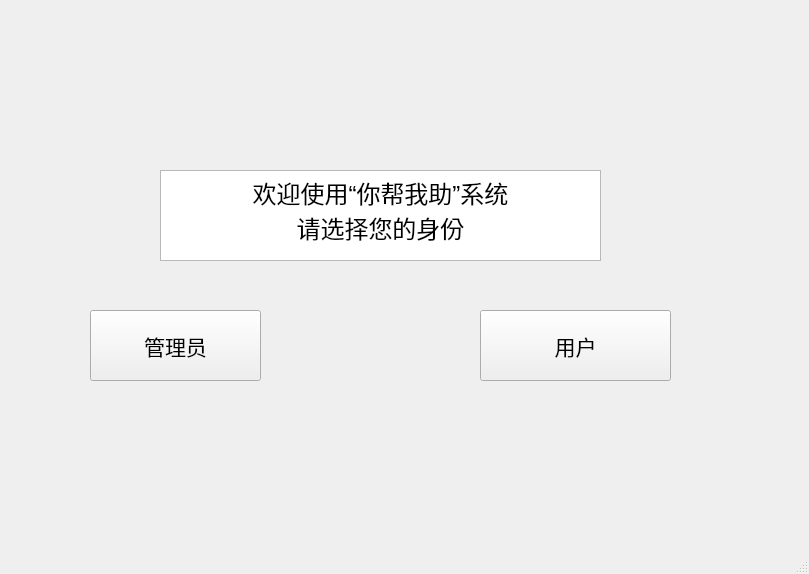
<?xml version="1.0" encoding="UTF-8"?>
<ui version="4.0">
 <class>MainWindow</class>
 <widget class="QMainWindow" name="MainWindow">
  <property name="geometry">
   <rect>
    <x>0</x>
    <y>0</y>
    <width>809</width>
    <height>574</height>
   </rect>
  </property>
  <property name="windowTitle">
   <string>MainWindow</string>
  </property>
  <widget class="QWidget" name="centralwidget">
   <widget class="QTextBrowser" name="textBrowser">
    <property name="geometry">
     <rect>
      <x>160</x>
      <y>170</y>
      <width>441</width>
      <height>91</height>
     </rect>
    </property>
    <property name="html">
     <string>&lt;!DOCTYPE HTML PUBLIC &quot;-//W3C//DTD HTML 4.0//EN&quot; &quot;http://www.w3.org/TR/REC-html40/strict.dtd&quot;&gt;
&lt;html&gt;&lt;head&gt;&lt;meta name=&quot;qrichtext&quot; content=&quot;1&quot; /&gt;&lt;style type=&quot;text/css&quot;&gt;
p, li { white-space: pre-wrap; }
&lt;/style&gt;&lt;/head&gt;&lt;body style=&quot; font-family:'SimSun'; font-size:9pt; font-weight:400; font-style:normal;&quot;&gt;
&lt;p align=&quot;center&quot; style=&quot; margin-top:0px; margin-bottom:0px; margin-left:0px; margin-right:0px; -qt-block-indent:0; text-indent:0px;&quot;&gt;&lt;span style=&quot; font-size:18pt;&quot;&gt;欢迎使用“你帮我助”系统&lt;/span&gt;&lt;/p&gt;
&lt;p align=&quot;center&quot; style=&quot; margin-top:0px; margin-bottom:0px; margin-left:0px; margin-right:0px; -qt-block-indent:0; text-indent:0px;&quot;&gt;&lt;span style=&quot; font-size:18pt;&quot;&gt;请选择您的身份&lt;/span&gt;&lt;/p&gt;&lt;/body&gt;&lt;/html&gt;</string>
    </property>
   </widget>
   <widget class="QPushButton" name="BT1">
    <property name="geometry">
     <rect>
      <x>90</x>
      <y>310</y>
      <width>171</width>
      <height>71</height>
     </rect>
    </property>
    <property name="font">
     <font>
      <family>Arial</family>
      <pointsize>16</pointsize>
     </font>
    </property>
    <property name="text">
     <string>管理员</string>
    </property>
   </widget>
   <widget class="QPushButton" name="BT2">
    <property name="geometry">
     <rect>
      <x>480</x>
      <y>310</y>
      <width>191</width>
      <height>71</height>
     </rect>
    </property>
    <property name="font">
     <font>
      <family>Arial</family>
      <pointsize>16</pointsize>
     </font>
    </property>
    <property name="text">
     <string>用户</string>
    </property>
   </widget>
  </widget>
  <widget class="QMenuBar" name="menubar">
   <property name="geometry">
    <rect>
     <x>0</x>
     <y>0</y>
     <width>809</width>
     <height>26</height>
    </rect>
   </property>
  </widget>
  <widget class="QStatusBar" name="statusbar"/>
 </widget>
 <resources/>
 <connections/>
</ui>
